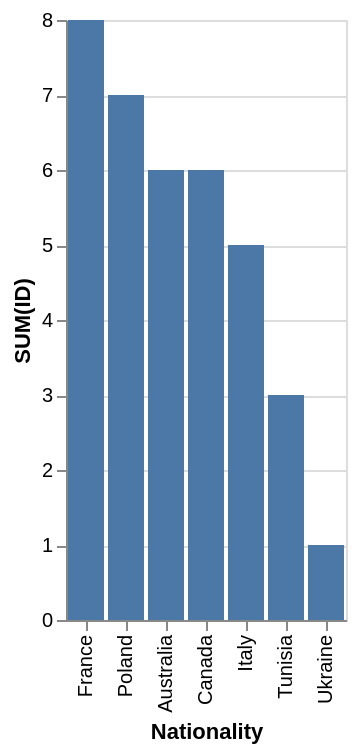

Write the Vega-Lite specification saved for this chart.
### Vega-Lite specification from a JSON file in a GitHub repository (floating-point values rounded to 4 significant figures)
{"data": {"values": [{"x_data": "Australia", "y_data": 6}, {"x_data": "Canada", "y_data": 6}, {"x_data": "France", "y_data": 8}, {"x_data": "Italy", "y_data": 5}, {"x_data": "Poland", "y_data": 7}, {"x_data": "Tunisia", "y_data": 3}, {"x_data": "Ukraine", "y_data": 1}]}, "mark": "bar", "encoding": {"x": {"field": "x_data", "type": "nominal", "title": "Nationality", "sort": {"op": "sum", "field": "y_data", "order": "descending"}}, "y": {"field": "y_data", "type": "quantitative", "title": "SUM(ID)"}}}
